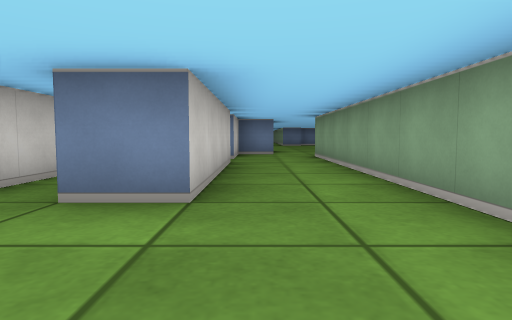
[1] (above)

24 first-person views from a walk through a cub3D level. The camera is about half as high as the walls, tilts 4° down and sees 75° across. The floor is counted in squares. Each view is taken from the middle of a square. On the plan, view 1 faces up. The plan holds only what a view shows up to about 9 squares ahead; the rest is blank.

[2]
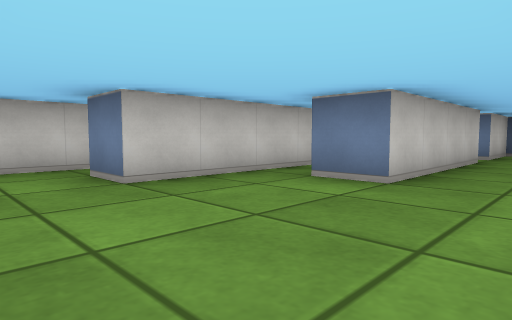

[3]
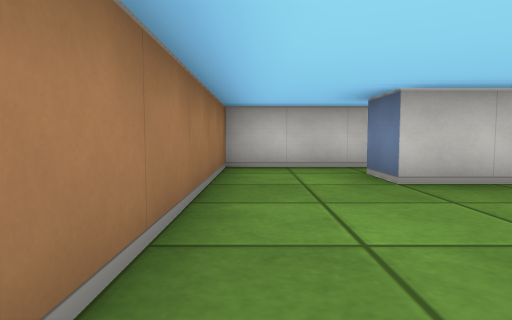

[4]
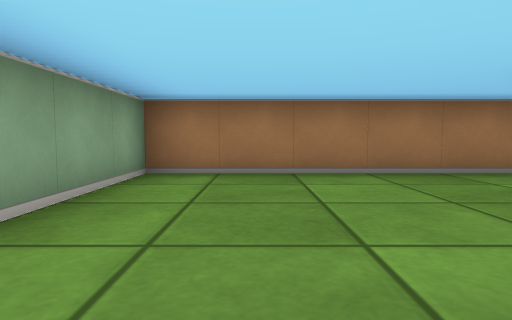

[5]
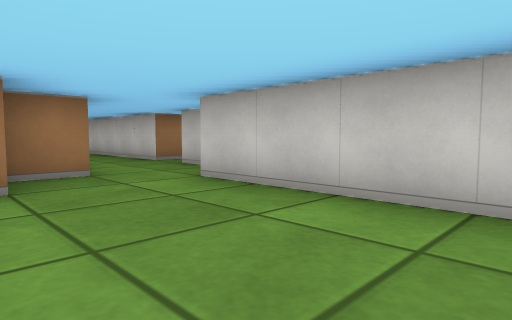

[6]
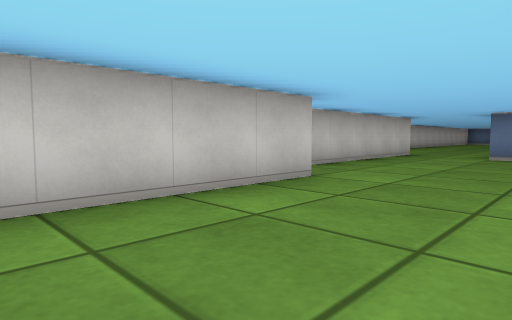

[7]
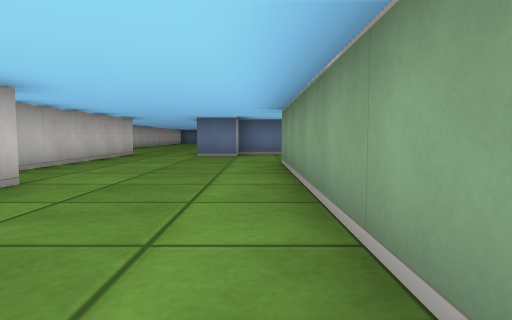

[8]
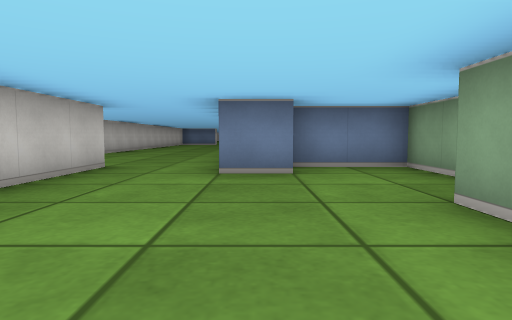

[9]
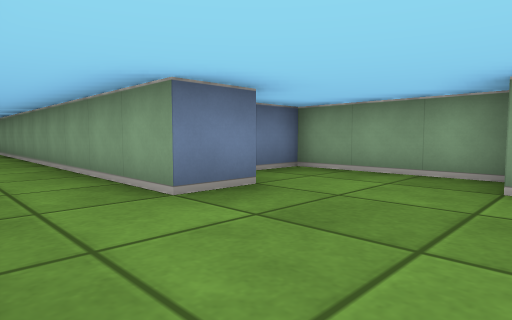

[10]
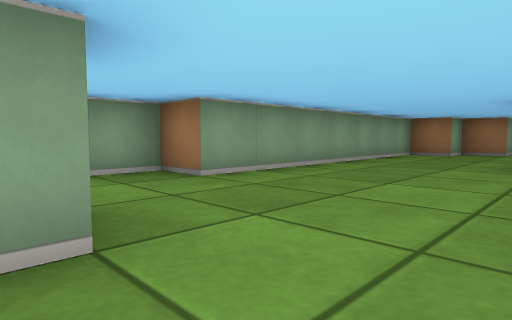

[11]
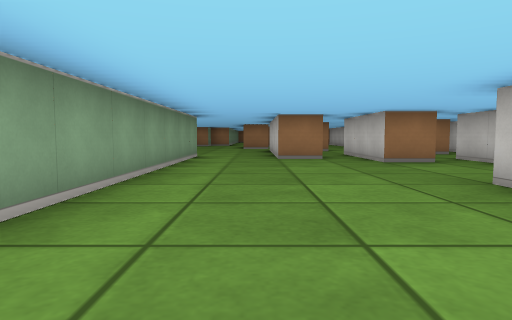

[12]
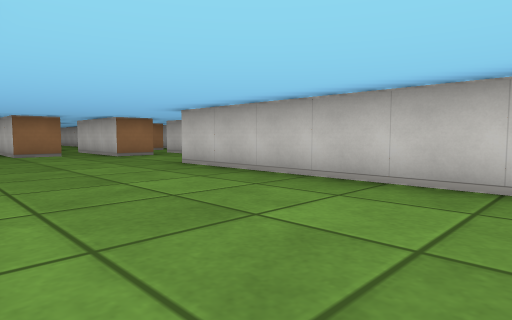

[13]
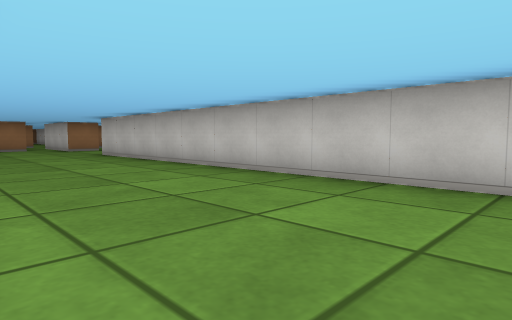

[14]
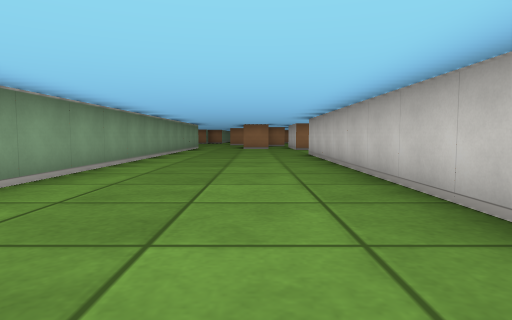

[15]
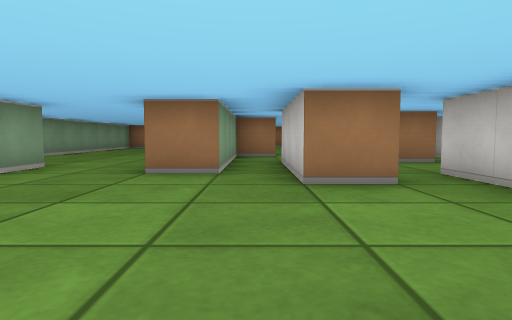

[16]
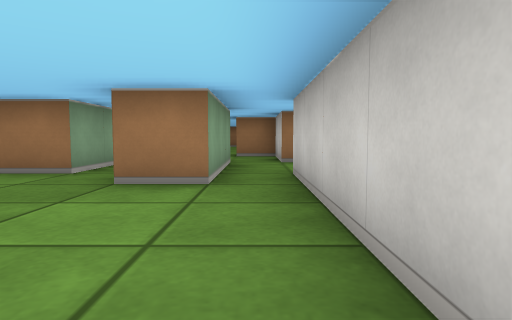

[17]
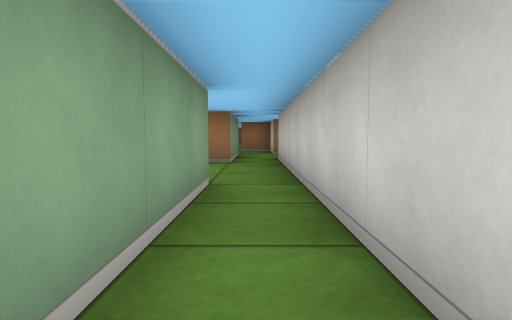

[18]
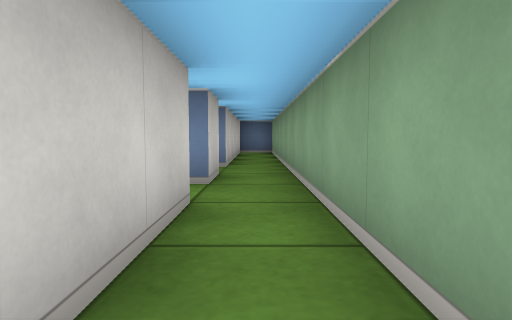

[19]
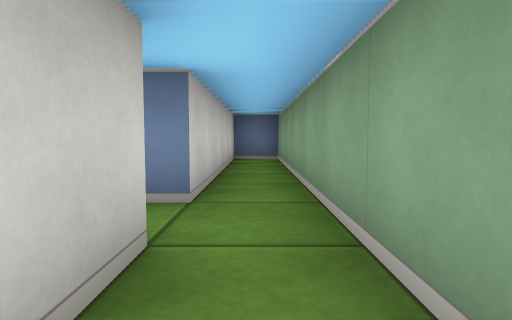

[20]
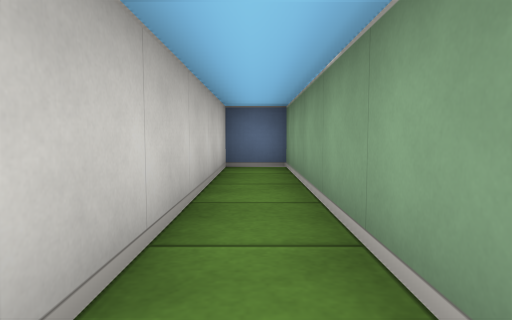

[21]
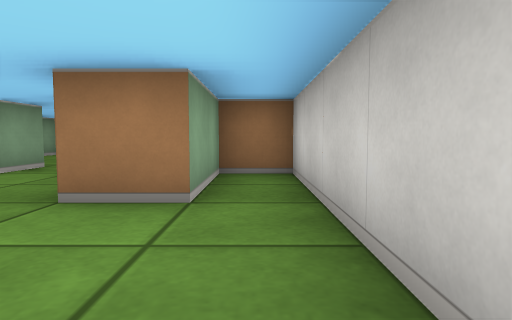

[22]
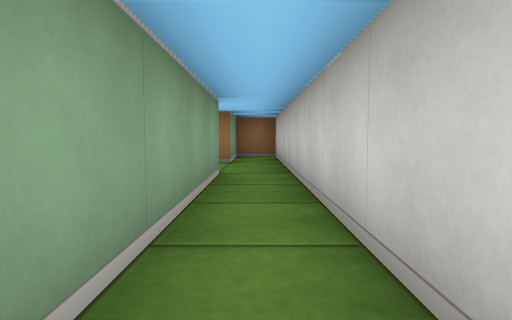

[23]
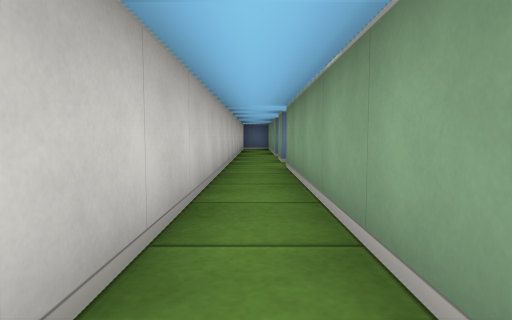

[24]
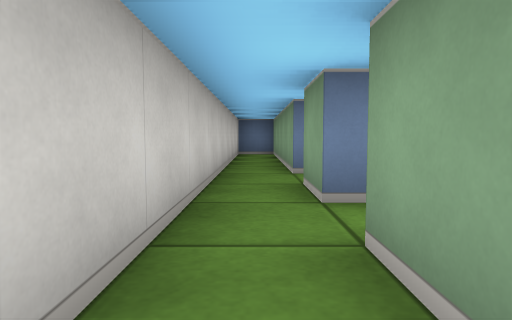

### Floor plan
Ten units are one square. View 1 is at (0, 0); x grows to the right and y downward. Boxes are objects, and circles mark ways between rooms. Rooms are numbered by the first view taken in them; rooms with no view inside come last. Other rooms are left out.
<svg viewBox="-70 -350 120 370">
<path fill="none" stroke="#000" d="M-5 -25 -15 -25M-25 -42 -25 -5 -35 -5M-35 15 15 15 15 -15M5 -135 5 -95M-5 -95 -5 -75M-12 -65 -5 -65 -5 -25M26 -185 15 -185 15 -195M-5 -195 -5 -149M15 -15 15 -85 25 -85 25 -95 35 -95 35 -165 45 -165 45 -195 25 -195M-45 -235 -45 -195M-25 -326 -25 -235M-35 -195 -35 -205 -25 -205 -25 -175M15 -195 15 -299M-15 -175 -15 -195 -5 -195M-45 -265 -45 -235M-45 -285 -45 -275 -55 -275 -55 -285M-35 -235 -35 -345 -45 -345 -45 -295 -55 -295 -55 -338M-65 -340 -65 -155 -55 -155 -55 -175M-55 -195 -55 -265M-35 -175 -35 -195M-55 -175 -45 -175 -45 -155 -35 -155M-25 -145 -25 -155 -15 -155 -15 -175M-45 -9 -45 15 -35 15"/>
<circle cx="5" cy="-25" r="3" fill="#2a7"/>
<circle cx="-30" cy="5" r="3" fill="#2a7"/>
<circle cx="5" cy="-190" r="3" fill="#2a7"/>
<circle cx="-40" cy="-230" r="3" fill="#2a7"/>
<circle cx="-20" cy="-185" r="3" fill="#2a7"/>
<circle cx="-40" cy="-200" r="3" fill="#2a7"/>
<circle cx="-50" cy="-185" r="3" fill="#2a7"/>
<text x="-10" y="-10">1</text>
<text x="10" y="-120">2</text>
<text x="-10" y="-260">3</text>
<text x="-50" y="-270">4</text>
<text x="-40" y="-170">5</text>
<text x="-40" y="-10">6</text>
</svg>
Room 1 opens to room 2. Room 1 opens to room 6. Room 2 opens to room 3. Room 3 opens to room 4. Room 3 opens to room 5. Room 4 opens to room 5.

Where each view was taken, in squares from view 1:
view 1: 0 up, 0 right, facing up
view 2: 1 down, 1 right, facing up-left
view 3: 1 down, 1 right, facing left
view 4: 3 up, 0 right, facing down
view 5: 13 up, 3 right, facing down-left
view 6: 10 up, 3 right, facing up-left
view 7: 10 up, 3 right, facing up
view 8: 14 up, 2 right, facing up
view 9: 16 up, 0 right, facing up-right
view 10: 19 up, 0 right, facing down-right
view 11: 27 up, 0 right, facing down
view 12: 29 up, 1 right, facing down-left
view 13: 33 up, 1 right, facing down-left
view 14: 33 up, 1 left, facing down
view 15: 24 up, 2 left, facing down
view 16: 24 up, 4 left, facing down
view 17: 27 up, 4 left, facing down
view 18: 24 up, 4 left, facing up
view 19: 27 up, 4 left, facing up
view 20: 29 up, 4 left, facing up
view 21: 20 up, 6 left, facing down
view 22: 24 up, 6 left, facing down
view 23: 21 up, 6 left, facing up
view 24: 25 up, 6 left, facing up
